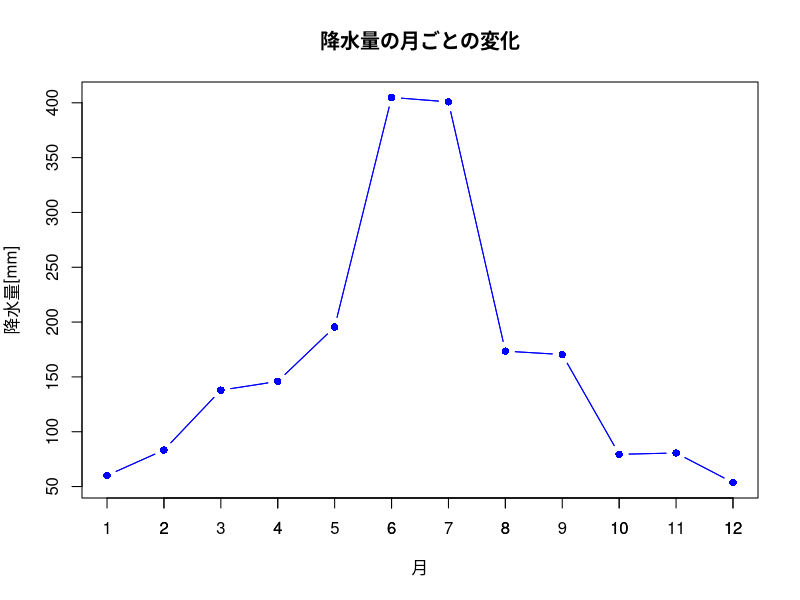

The R script that drew this image:
# データの準備
month <- c(1, 2, 3, 4, 5, 6, 7, 8, 9, 10, 11, 12)
precipitation <- c(60.1, 83.3, 137.9, 145.9, 195.5, 404.9, 400.8, 173.5, 170.4, 79.4, 80.6, 53.6)

# グラフの作成
plot(month, precipitation, type = "b", pch = 16, col = "blue", xlab = "月", ylab = "降水量[mm]", main = "降水量の月ごとの変化")
lines(month, precipitation, type = "b", pch = 16, col = "blue", lty = 1)
axis(1, at = month, labels = month)
